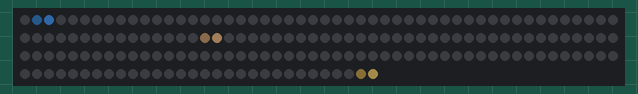
Simulated run of this program. Board: Seeed XIAO ESP32-C3. Shown: 180 RGB LEDs in strip order, left to right, continuing on the next row. Dim RGB values are drawn brighter than linear; WiFi joins after 1.5 s; servers stay silent unless stated; no MQTT or app messages arrive unless stated.

Above: at 0.55 s.

The program:

main.cpp
```cpp
/**
 * @file main.cpp
 * @brief Астрономические часы: три кольца WS2812 и MQTT-режимы ядра.
 *
 * Топик команд: astroc/devices/planet_clock/command
 * Топик статуса: astroc/devices/planet_clock/status
 *
 * Сборка: PlatformIO, плата Seeed XIAO ESP32-C3.
 * SSID и пароль Wi‑Fi задайте в platformio_override.ini (не в git).
 */

#include <Arduino.h>
#include <WiFi.h>
#include <PubSubClient.h>
#include <ArduinoJson.h>
#include <FastLED.h>

#ifndef WIFI_SSID
#define WIFI_SSID "astrocosmos"
#endif
#ifndef WIFI_PASSWORD
#define WIFI_PASSWORD "changeme"
#endif
#ifndef MQTT_HOST
#define MQTT_HOST "192.168.1.10"
#endif
#ifndef MQTT_PORT
#define MQTT_PORT 1883
#endif
#ifndef MQTT_USER
#define MQTT_USER ""
#endif
#ifndef MQTT_PASSWORD
#define MQTT_PASSWORD ""
#endif

static const char *kDeviceId = "planet_clock";
static const char *kCommandTopic = "astroc/devices/planet_clock/command";
static const char *kStatusTopic = "astroc/devices/planet_clock/status";

static const uint8_t kLedPin = 10;
static const uint16_t kLedsPerRing = 60;
static const uint8_t kRingCount = 3;
static const uint16_t kLedCount = kLedsPerRing * kRingCount;

/** Кольца: 0 Земля, 1 Юпитер, 2 Венера — сценарии compare / retrograde. */
enum RingId : uint8_t { kRingEarth = 0, kRingJupiter = 1, kRingVenus = 2 };

enum ClockMode : uint8_t {
  kModeIdle = 0,
  kModeCompare = 1,
  kModeRetrograde = 2,
  kModeJupiter = 3
};

CRGB gLeds[kLedCount];
WiFiClient gWifi;
PubSubClient gMqtt(gWifi);
ClockMode gMode = kModeIdle;
uint32_t gLastStatusMs = 0;

static const uint32_t kStatusPeriodMs = 10000;
static const uint32_t kEarthPeriodMs = 12000;
static const uint32_t kJupiterPeriodMs = 5000;
static const uint32_t kVenusPeriodMs = 36000;

/**
 * @brief Собрать период оборота кольца в миллисекундах.
 */
uint32_t ringPeriodMs(uint8_t ring) {
  if (ring == kRingJupiter) {
    return kJupiterPeriodMs;
  }
  if (ring == kRingVenus) {
    return kVenusPeriodMs;
  }
  return kEarthPeriodMs;
}

/**
 * @brief Яркость кольца в текущем режиме.
 */
uint8_t ringBrightness(uint8_t ring) {
  switch (gMode) {
    case kModeCompare:
      return (ring == kRingEarth || ring == kRingJupiter) ? 180 : 28;
    case kModeRetrograde:
      return (ring == kRingVenus) ? 180 : 28;
    case kModeJupiter:
      return (ring == kRingJupiter) ? 200 : 22;
    case kModeIdle:
    default:
      return 90;
  }
}

/**
 * @brief Цвет кольца (Земля / Юпитер / Венера).
 */
CRGB ringColor(uint8_t ring) {
  if (ring == kRingJupiter) {
    return CRGB(212, 165, 116);
  }
  if (ring == kRingVenus) {
    return CRGB(232, 195, 106);
  }
  return CRGB(74, 163, 255);
}

/**
 * @brief Нарисовать три кольца: один яркий «луч» на каждое.
 */
void drawRings() {
  const uint32_t now = millis();
  fill_solid(gLeds, kLedCount, CRGB::Black);

  for (uint8_t ring = 0; ring < kRingCount; ring++) {
    const uint32_t period = ringPeriodMs(ring);
    uint32_t pos = (now / (period / kLedsPerRing)) % kLedsPerRing;

    // Венера в ретрограде и в idle крутится назад.
    const bool reverse = (ring == kRingVenus);
    if (reverse) {
      pos = (kLedsPerRing - 1) - pos;
    }

    const uint16_t index = ring * kLedsPerRing + pos;
    CRGB color = ringColor(ring);
    color.nscale8(ringBrightness(ring));
    gLeds[index] = color;

    // Хвост луча, чтобы движение читалось с расстояния.
    const uint16_t tail = ring * kLedsPerRing + ((pos + kLedsPerRing - 1) % kLedsPerRing);
    CRGB dim = color;
    dim.nscale8(70);
    gLeds[tail] = dim;
  }

  FastLED.show();
}

/**
 * @brief Разобрать JSON команды ядра.
 */
void applyCommand(const char *json) {
  JsonDocument doc;
  const DeserializationError err = deserializeJson(doc, json);
  if (err) {
    return;
  }

  const char *command = doc["command"] | "idle";
  if (strcmp(command, "idle") == 0) {
    gMode = kModeIdle;
    return;
  }
  if (strcmp(command, "set_mode") != 0) {
    return;
  }

  const char *mode = doc["mode"] | "idle";
  if (strcmp(mode, "compare") == 0) {
    gMode = kModeCompare;
  } else if (strcmp(mode, "retrograde") == 0) {
    gMode = kModeRetrograde;
  } else if (strcmp(mode, "jupiter") == 0) {
    gMode = kModeJupiter;
  } else {
    gMode = kModeIdle;
  }
}

void onMqttMessage(char *topic, byte *payload, unsigned int length) {
  (void)topic;
  char buffer[256];
  const unsigned int copy = length < sizeof(buffer) - 1 ? length : sizeof(buffer) - 1;
  memcpy(buffer, payload, copy);
  buffer[copy] = '\0';
  applyCommand(buffer);
}

/**
 * @brief Подключиться к брокеру ядра и подписаться на команды.
 */
void ensureMqtt() {
  if (gMqtt.connected()) {
    return;
  }
  const String clientId = String("astrocosmos-") + kDeviceId;
  bool ok = false;
  if (strlen(MQTT_USER) > 0) {
    ok = gMqtt.connect(clientId.c_str(), MQTT_USER, MQTT_PASSWORD);
  } else {
    ok = gMqtt.connect(clientId.c_str());
  }
  if (!ok) {
    return;
  }
  gMqtt.subscribe(kCommandTopic, 1);
}

/**
 * @brief Сообщить ядру, что часы на связи.
 */
void publishStatus() {
  if (!gMqtt.connected()) {
    return;
  }
  JsonDocument doc;
  doc["status"] = "online";
  doc["deviceId"] = kDeviceId;
  doc["mode"] = static_cast<int>(gMode);
  char body[160];
  serializeJson(doc, body, sizeof(body));
  gMqtt.publish(kStatusTopic, body);
}

void setup() {
  Serial.begin(115200);
  FastLED.addLeds<WS2812B, kLedPin, GRB>(gLeds, kLedCount);
  FastLED.setBrightness(120);
  fill_solid(gLeds, kLedCount, CRGB::Black);
  FastLED.show();

  WiFi.mode(WIFI_STA);
  WiFi.begin(WIFI_SSID, WIFI_PASSWORD);

  gMqtt.setServer(MQTT_HOST, MQTT_PORT);
  gMqtt.setCallback(onMqttMessage);
}

void loop() {
  // Ждём Wi‑Fi, не блокируя ленту надолго.
  if (WiFi.status() != WL_CONNECTED) {
    drawRings();
    delay(20);
    return;
  }

  ensureMqtt();
  gMqtt.loop();
  drawRings();

  const uint32_t now = millis();
  if (now - gLastStatusMs >= kStatusPeriodMs) {
    gLastStatusMs = now;
    publishStatus();
  }
  delay(16);
}
```
